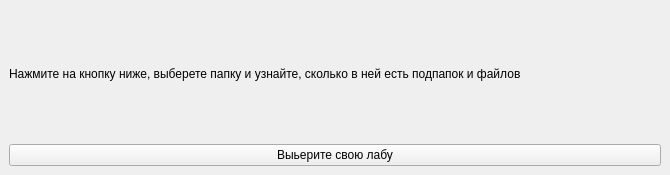
<?xml version="1.0" encoding="UTF-8"?>
<ui version="4.0">
 <class>MainWindow</class>
 <widget class="QMainWindow" name="MainWindow">
  <property name="geometry">
   <rect>
    <x>0</x>
    <y>0</y>
    <width>670</width>
    <height>175</height>
   </rect>
  </property>
  <property name="windowTitle">
   <string>File Counter</string>
  </property>
  <widget class="QWidget" name="centralwidget">
   <layout class="QVBoxLayout" name="verticalLayout">
    <item>
     <widget class="QLabel" name="label">
      <property name="text">
       <string>Нажмите на кнопку ниже, выберете папку и узнайте, сколько в ней есть подпапок и файлов</string>
      </property>
     </widget>
    </item>
    <item>
     <widget class="QPushButton" name="openButton">
      <property name="text">
       <string>Выьерите свою лабу</string>
      </property>
     </widget>
    </item>
   </layout>
  </widget>
 </widget>
 <resources/>
 <connections/>
</ui>
